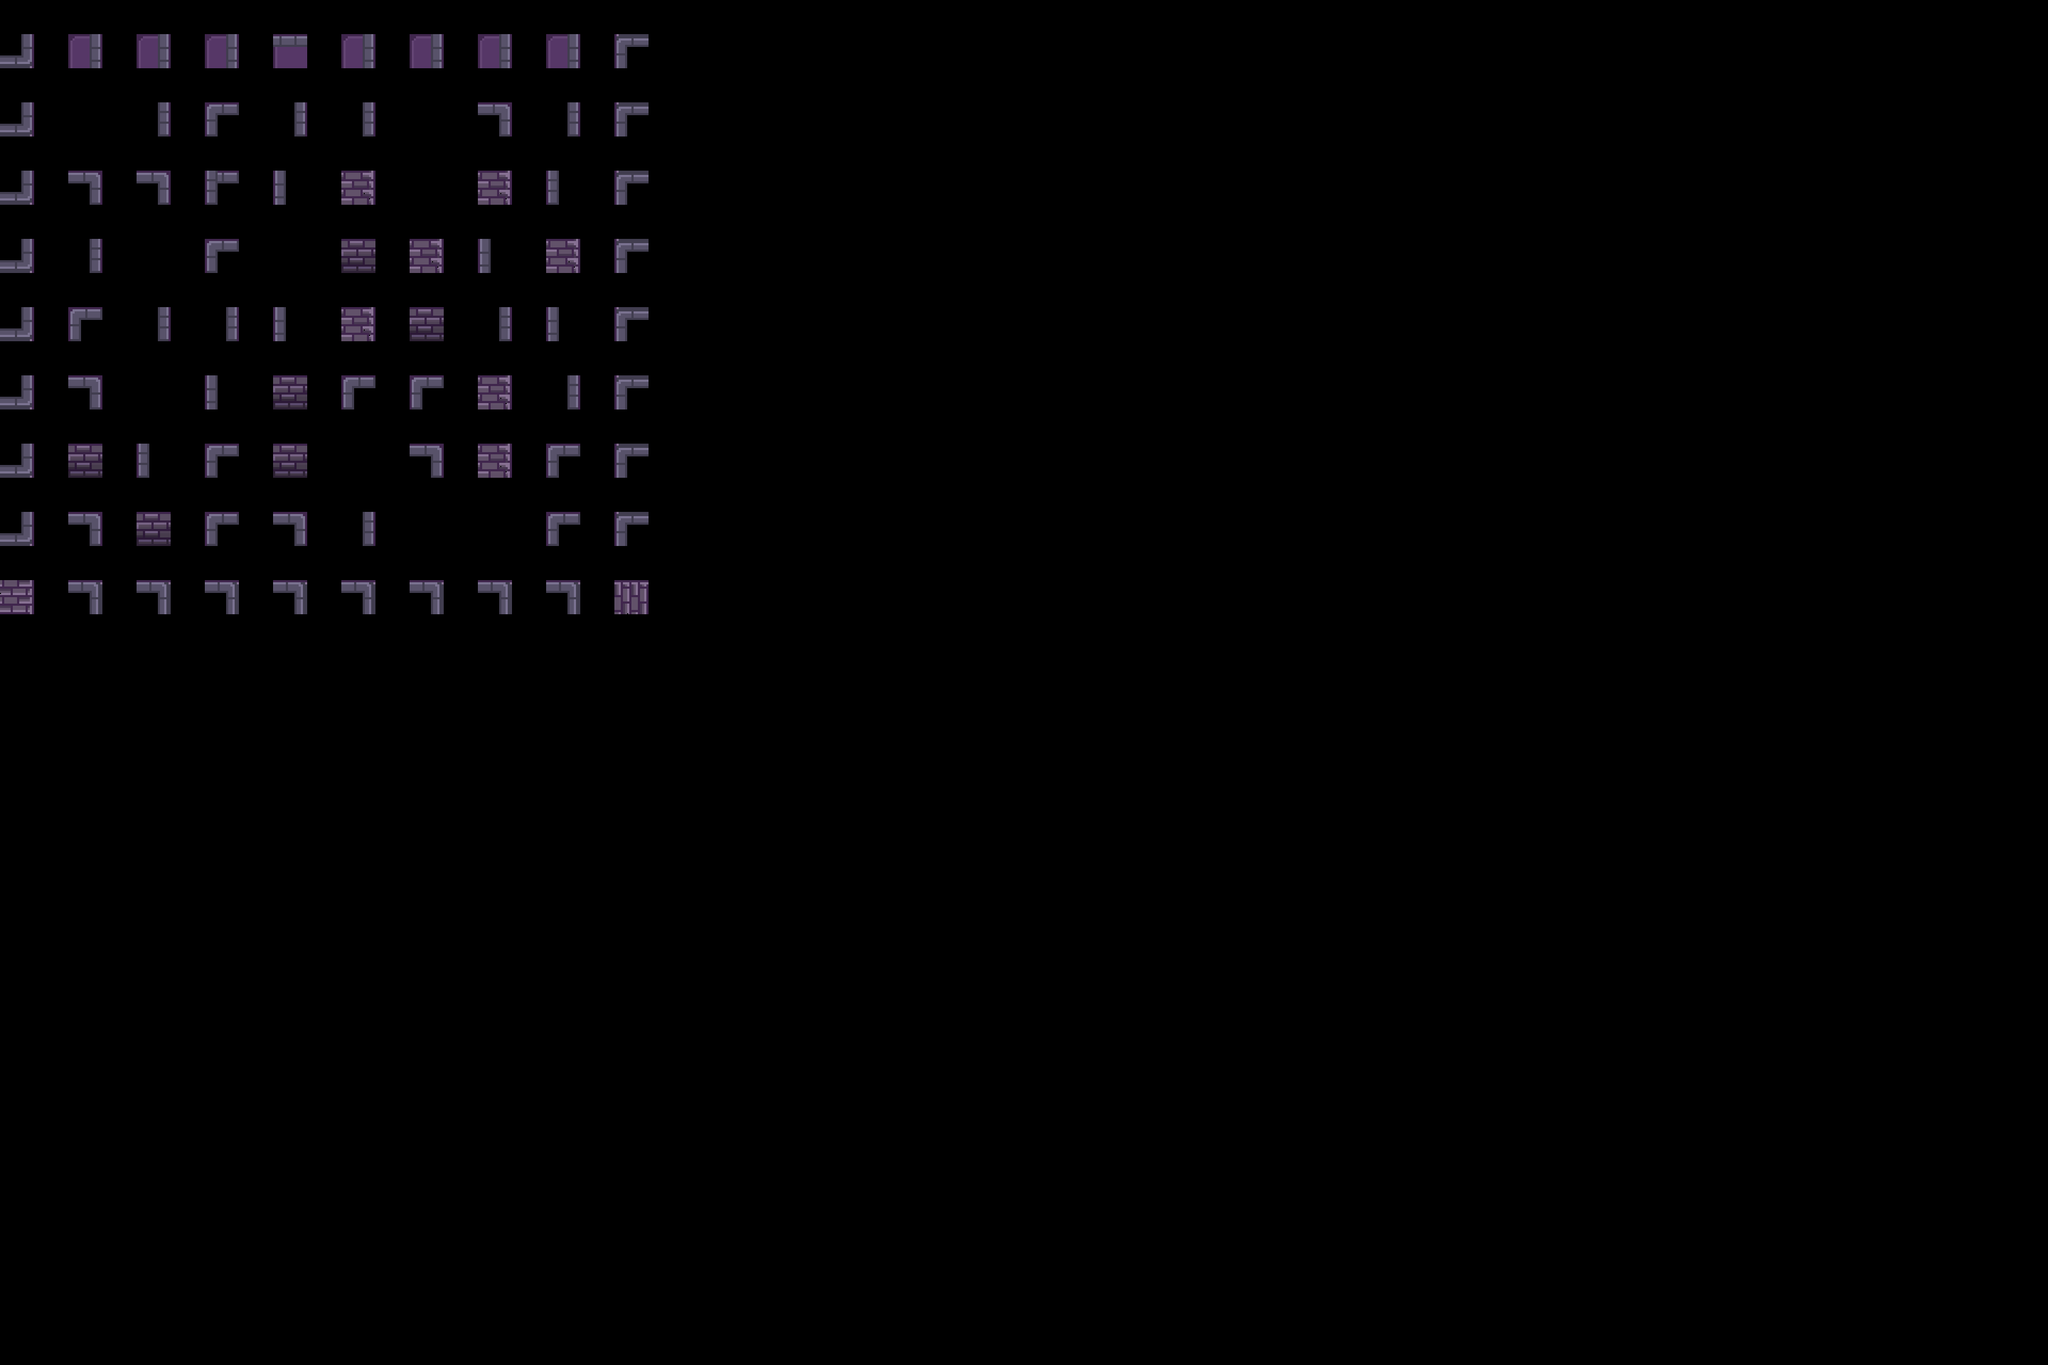

A level layout from a 2D game, rendered from its tile map. Below: a short description, then the map file with its tile-grid data intact:
An orthogonal 30x20 tile map with 128x128 px tiles, 3 tile layers (terrain, walls, objects) and 5 objects (3x door, player, capecao).

<map version="1.10" tiledversion="1.11.0" orientation="orthogonal" renderorder="right-down" width="30" height="20" tilewidth="128" tileheight="128" infinite="0" nextlayerid="7" nextobjectid="7">
 <tileset firstgid="1" source="dungeon_tile.tsx" />
 <layer id="1" name="terrain" width="30" height="20">
  <data encoding="csv">
0,0,0,0,0,0,0,0,0,0,0,0,0,0,0,0,0,0,0,0,0,0,0,0,0,0,0,0,0,0,
0,2,28,29,28,28,2,30,28,0,0,0,0,0,0,0,0,0,0,0,0,0,0,0,0,0,0,0,0,0,
0,30,30,29,31,8,27,8,2,0,0,0,0,0,0,0,0,0,0,0,0,0,0,0,0,0,0,0,0,0,
0,28,27,29,27,19,8,31,8,0,0,0,0,0,0,0,0,0,0,0,0,0,0,0,0,0,0,0,0,0,
0,29,28,28,31,8,19,28,31,0,0,0,0,0,0,0,0,0,0,0,0,0,0,0,0,0,0,0,0,0,
0,30,27,31,19,29,29,8,28,0,0,0,0,0,0,0,0,0,0,0,0,0,0,0,0,0,0,0,0,0,
0,19,27,29,19,27,30,8,29,0,0,0,0,0,0,0,0,0,0,0,0,0,0,0,0,0,0,0,0,0,
0,30,19,29,30,28,2,2,29,0,0,0,0,0,0,0,0,0,0,0,0,0,0,0,0,0,0,0,0,0,
0,0,0,0,0,0,0,0,0,0,0,0,0,0,0,0,0,0,0,0,0,0,0,0,0,0,0,0,0,0,
0,0,0,0,0,0,0,0,0,0,0,0,0,0,0,0,0,0,0,0,0,0,0,0,0,0,0,0,0,0,
0,0,0,0,0,0,0,0,0,0,0,0,0,0,0,0,0,0,0,0,0,0,0,0,0,0,0,0,0,0,
0,0,0,0,0,0,0,0,0,0,0,0,0,0,0,0,0,0,0,0,0,0,0,0,0,0,0,0,0,0,
0,0,0,0,0,0,0,0,0,0,0,0,0,0,0,0,0,0,0,0,0,0,0,0,0,0,0,0,0,0,
0,0,0,0,0,0,0,0,0,0,0,0,0,0,0,0,0,0,0,0,0,0,0,0,0,0,0,0,0,0,
0,0,0,0,0,0,0,0,0,0,0,0,0,0,0,0,0,0,0,0,0,0,0,0,0,0,0,0,0,0,
0,0,0,0,0,0,0,0,0,0,0,0,0,0,0,0,0,0,0,0,0,0,0,0,0,0,0,0,0,0,
0,0,0,0,0,0,0,0,0,0,0,0,0,0,0,0,0,0,0,0,0,0,0,0,0,0,0,0,0,0,
0,0,0,0,0,0,0,0,0,0,0,0,0,0,0,0,0,0,0,0,0,0,0,0,0,0,0,0,0,0,
0,0,0,0,0,0,0,0,0,0,0,0,0,0,0,0,0,0,0,0,0,0,0,0,0,0,0,0,0,0,
0,0,0,0,0,0,0,0,0,0,0,0,0,0,0,0,0,0,0,0,0,0,0,0,0,0,0,0,0,0
</data>
 </layer>
 <layer id="2" name="walls" width="30" height="20">
  <data encoding="csv">
38,3,3,3,3,3,3,3,3,3221225510,0,0,0,0,0,0,0,0,0,0,0,0,0,0,0,0,0,0,0,0,
38,0,0,0,0,0,0,0,0,3221225510,0,0,0,0,0,0,0,0,0,0,0,0,0,0,0,0,0,0,0,0,
38,0,0,0,0,0,0,0,0,3221225510,0,0,0,0,0,0,0,0,0,0,0,0,0,0,0,0,0,0,0,0,
38,0,0,0,0,0,0,0,0,3221225510,0,0,0,0,0,0,0,0,0,0,0,0,0,0,0,0,0,0,0,0,
38,0,0,0,0,0,0,0,0,3221225510,0,0,0,0,0,0,0,0,0,0,0,0,0,0,0,0,0,0,0,0,
38,0,0,0,0,0,0,0,0,3221225510,0,0,0,0,0,0,0,0,0,0,0,0,0,0,0,0,0,0,0,0,
38,0,0,0,0,0,0,0,0,3221225510,0,0,0,0,0,0,0,0,0,0,0,0,0,0,0,0,0,0,0,0,
38,0,0,0,0,0,0,0,0,3221225510,0,0,0,0,0,0,0,0,0,0,0,0,0,0,0,0,0,0,0,0,
3221225479,1610612774,1610612774,1610612774,1610612774,1610612774,1610612774,1610612774,1610612774,2684354567,0,0,0,0,0,0,0,0,0,0,0,0,0,0,0,0,0,0,0,0,
0,0,0,0,0,0,0,0,0,0,0,0,0,0,0,0,0,0,0,0,0,0,0,0,0,0,0,0,0,0,
0,0,0,0,0,0,0,0,0,0,0,0,0,0,0,0,0,0,0,0,0,0,0,0,0,0,0,0,0,0,
0,0,0,0,0,0,0,0,0,0,0,0,0,0,0,0,0,0,0,0,0,0,0,0,0,0,0,0,0,0,
0,0,0,0,0,0,0,0,0,0,0,0,0,0,0,0,0,0,0,0,0,0,0,0,0,0,0,0,0,0,
0,0,0,0,0,0,0,0,0,0,0,0,0,0,0,0,0,0,0,0,0,0,0,0,0,0,0,0,0,0,
0,0,0,0,0,0,0,0,0,0,0,0,0,0,0,0,0,0,0,0,0,0,0,0,0,0,0,0,0,0,
0,0,0,0,0,0,0,0,0,0,0,0,0,0,0,0,0,0,0,0,0,0,0,0,0,0,0,0,0,0,
0,0,0,0,0,0,0,0,0,0,0,0,0,0,0,0,0,0,0,0,0,0,0,0,0,0,0,0,0,0,
0,0,0,0,0,0,0,0,0,0,0,0,0,0,0,0,0,0,0,0,0,0,0,0,0,0,0,0,0,0,
0,0,0,0,0,0,0,0,0,0,0,0,0,0,0,0,0,0,0,0,0,0,0,0,0,0,0,0,0,0,
0,0,0,0,0,0,0,0,0,0,0,0,0,0,0,0,0,0,0,0,0,0,0,0,0,0,0,0,0,0
</data>
 </layer>
 <layer id="3" name="objects" width="30" height="20">
  <data encoding="csv">
0,34,34,34,23,34,34,34,34,0,0,0,0,0,0,0,0,0,0,0,0,0,0,0,0,0,0,0,0,0,
0,0,0,0,0,0,26,0,0,0,0,0,0,0,0,0,0,0,0,0,0,0,0,0,0,0,0,0,0,0,
0,0,0,25,0,0,0,0,25,0,0,0,0,0,0,0,0,0,0,0,0,0,0,0,0,0,0,0,0,0,
0,0,0,0,0,0,0,0,0,3758096417,0,0,0,0,0,0,0,0,0,0,0,0,0,0,0,0,0,0,0,0,
536870945,0,0,0,0,0,0,0,0,0,0,0,0,0,0,0,0,0,0,0,0,0,0,0,0,0,0,0,0,0,
0,0,0,0,0,0,26,0,0,0,0,0,0,0,0,0,0,0,0,0,0,0,0,0,0,0,0,0,0,0,
0,0,25,0,0,0,0,26,0,0,0,0,0,0,0,0,0,0,0,0,0,0,0,0,0,0,0,0,0,0,
0,0,0,0,0,0,0,0,0,0,0,0,0,0,0,0,0,0,0,0,0,0,0,0,0,0,0,0,0,0,
0,0,0,0,1073741857,0,0,0,0,0,0,0,0,0,0,0,0,0,0,0,0,0,0,0,0,0,0,0,0,0,
0,0,0,0,0,0,0,0,0,0,0,0,0,0,0,0,0,0,0,0,0,0,0,0,0,0,0,0,0,0,
0,0,0,0,0,0,0,0,0,0,0,0,0,0,0,0,0,0,0,0,0,0,0,0,0,0,0,0,0,0,
0,0,0,0,0,0,0,0,0,0,0,0,0,0,0,0,0,0,0,0,0,0,0,0,0,0,0,0,0,0,
0,0,0,0,0,0,0,0,0,0,0,0,0,0,0,0,0,0,0,0,0,0,0,0,0,0,0,0,0,0,
0,0,0,0,0,0,0,0,0,0,0,0,0,0,0,0,0,0,0,0,0,0,0,0,0,0,0,0,0,0,
0,0,0,0,0,0,0,0,0,0,0,0,0,0,0,0,0,0,0,0,0,0,0,0,0,0,0,0,0,0,
0,0,0,0,0,0,0,0,0,0,0,0,0,0,0,0,0,0,0,0,0,0,0,0,0,0,0,0,0,0,
0,0,0,0,0,0,0,0,0,0,0,0,0,0,0,0,0,0,0,0,0,0,0,0,0,0,0,0,0,0,
0,0,0,0,0,0,0,0,0,0,0,0,0,0,0,0,0,0,0,0,0,0,0,0,0,0,0,0,0,0,
0,0,0,0,0,0,0,0,0,0,0,0,0,0,0,0,0,0,0,0,0,0,0,0,0,0,0,0,0,0,
0,0,0,0,0,0,0,0,0,0,0,0,0,0,0,0,0,0,0,0,0,0,0,0,0,0,0,0,0,0
</data>
 </layer>
 <objectgroup id="4" name="player">
  <object id="1" name="player" x="562" y="172" />
 </objectgroup>
 <objectgroup id="5" name="capecao">
  <object id="2" name="capecao" x="642" y="160" />
 </objectgroup>
 <objectgroup id="6" name="door">
  <object id="3" name="door" x="70" y="588" />
  <object id="4" name="door" x="594" y="1070" />
  <object id="5" name="door" x="1186" y="448" />
 </objectgroup>
</map>